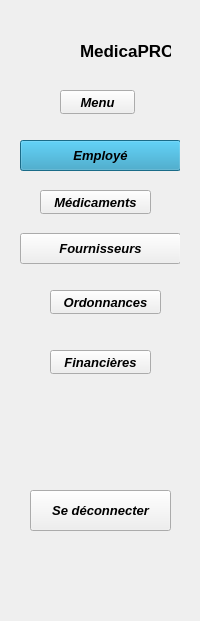
  <widget class="QWidget" name="leftmenu" native="true">
   <property name="geometry">
    <rect>
     <x>0</x>
     <y>0</y>
     <width>200</width>
     <height>621</height>
    </rect>
   </property>
   <property name="minimumSize">
    <size>
     <width>100</width>
     <height>0</height>
    </size>
   </property>
   <property name="maximumSize">
    <size>
     <width>200</width>
     <height>16777215</height>
    </size>
   </property>
   <layout class="QVBoxLayout" name="verticalLayout_3">
    <item>
     <widget class="QFrame" name="frame_13">
      <property name="frameShape">
       <enum>QFrame::NoFrame</enum>
      </property>
      <layout class="QVBoxLayout" name="verticalLayout_4">
       <item>
        <widget class="QFrame" name="frame_14">
         <property name="frameShape">
          <enum>QFrame::NoFrame</enum>
         </property>
         <widget class="QFrame" name="frame_15">
          <property name="geometry">
           <rect>
            <x>0</x>
            <y>0</y>
            <width>160</width>
            <height>61</height>
           </rect>
          </property>
          <property name="frameShape">
           <enum>QFrame::NoFrame</enum>
          </property>
          <widget class="QLabel" name="logo_2">
           <property name="geometry">
            <rect>
             <x>0</x>
             <y>10</y>
             <width>51</width>
             <height>41</height>
            </rect>
           </property>
           <property name="text">
            <string/>
           </property>
           <property name="pixmap">
            <pixmap resource="../syrine/image22.qrc">:/res/image22</pixmap>
           </property>
          </widget>
          <widget class="QLabel" name="label_22">
           <property name="geometry">
            <rect>
             <x>60</x>
             <y>0</y>
             <width>91</width>
             <height>61</height>
            </rect>
           </property>
           <property name="font">
            <font>
             <pointsize>13</pointsize>
             <bold>true</bold>
            </font>
           </property>
           <property name="text">
            <string>MedicaPRO</string>
           </property>
          </widget>
         </widget>
         <widget class="QPushButton" name="pushButton_27">
          <property name="geometry">
           <rect>
            <x>40</x>
            <y>70</y>
            <width>75</width>
            <height>24</height>
           </rect>
          </property>
          <property name="font">
           <font>
            <pointsize>10</pointsize>
            <italic>true</italic>
            <bold>true</bold>
           </font>
          </property>
          <property name="text">
           <string>Menu</string>
          </property>
          <property name="icon">
           <iconset resource="../syrine/image23.qrc">
            <normaloff>:/res/icone23</normaloff>:/res/icone23</iconset>
          </property>
         </widget>
         <widget class="QPushButton" name="pushButton_28">
          <property name="geometry">
           <rect>
            <x>0</x>
            <y>120</y>
            <width>161</width>
            <height>31</height>
           </rect>
          </property>
          <property name="font">
           <font>
            <pointsize>10</pointsize>
            <italic>true</italic>
            <bold>true</bold>
            <underline>false</underline>
           </font>
          </property>
          <property name="styleSheet">
           <string notr="true">background-color: rgb(37, 150, 190);</string>
          </property>
          <property name="text">
           <string>Employé</string>
          </property>
          <property name="icon">
           <iconset resource="../syrine/image27.qrc">
            <normaloff>:/res/icone27</normaloff>:/res/icone27</iconset>
          </property>
         </widget>
         <widget class="QPushButton" name="pushButton_29">
          <property name="geometry">
           <rect>
            <x>20</x>
            <y>170</y>
            <width>111</width>
            <height>24</height>
           </rect>
          </property>
          <property name="font">
           <font>
            <pointsize>10</pointsize>
            <italic>true</italic>
            <bold>true</bold>
            <underline>false</underline>
           </font>
          </property>
          <property name="text">
           <string>Médicaments</string>
          </property>
          <property name="icon">
           <iconset resource="../syrine/image26.qrc">
            <normaloff>:/res/icone26</normaloff>:/res/icone26</iconset>
          </property>
         </widget>
         <widget class="QPushButton" name="pushButton_30">
          <property name="geometry">
           <rect>
            <x>30</x>
            <y>270</y>
            <width>111</width>
            <height>24</height>
           </rect>
          </property>
          <property name="font">
           <font>
            <pointsize>10</pointsize>
            <italic>true</italic>
            <bold>true</bold>
           </font>
          </property>
          <property name="text">
           <string>Ordonnances</string>
          </property>
          <property name="icon">
           <iconset resource="../syrine/image23.qrc">
            <normaloff>:/res/icone23</normaloff>:/res/icone23</iconset>
          </property>
         </widget>
         <widget class="QPushButton" name="pushButton_31">
          <property name="geometry">
           <rect>
            <x>30</x>
            <y>330</y>
            <width>101</width>
            <height>24</height>
           </rect>
          </property>
          <property name="font">
           <font>
            <pointsize>10</pointsize>
            <italic>true</italic>
            <bold>true</bold>
           </font>
          </property>
          <property name="text">
           <string>Financières</string>
          </property>
          <property name="icon">
           <iconset resource="../syrine/image24.qrc">
            <normaloff>:/res/icone24</normaloff>:/res/icone24</iconset>
          </property>
         </widget>
         <widget class="QPushButton" name="pushButton_32">
          <property name="geometry">
           <rect>
            <x>10</x>
            <y>470</y>
            <width>141</width>
            <height>41</height>
           </rect>
          </property>
          <property name="font">
           <font>
            <pointsize>10</pointsize>
            <italic>true</italic>
            <bold>true</bold>
           </font>
          </property>
          <property name="text">
           <string>Se déconnecter</string>
          </property>
          <property name="icon">
           <iconset resource="../syrine/image30.qrc">
            <normaloff>:/res/icone30</normaloff>:/res/icone30</iconset>
          </property>
         </widget>
         <widget class="QPushButton" name="pushButton_20">
          <property name="geometry">
           <rect>
            <x>0</x>
            <y>213</y>
            <width>161</width>
            <height>31</height>
           </rect>
          </property>
          <property name="font">
           <font>
            <pointsize>10</pointsize>
            <italic>true</italic>
            <bold>true</bold>
           </font>
          </property>
          <property name="text">
           <string>Fournisseurs</string>
          </property>
          <property name="icon">
           <iconset resource="../syrine/image25.qrc">
            <normaloff>:/res/icone25</normaloff>:/res/icone25</iconset>
          </property>
         </widget>
        </widget>
       </item>
      </layout>
     </widget>
    </item>
   </layout>
  </widget>
